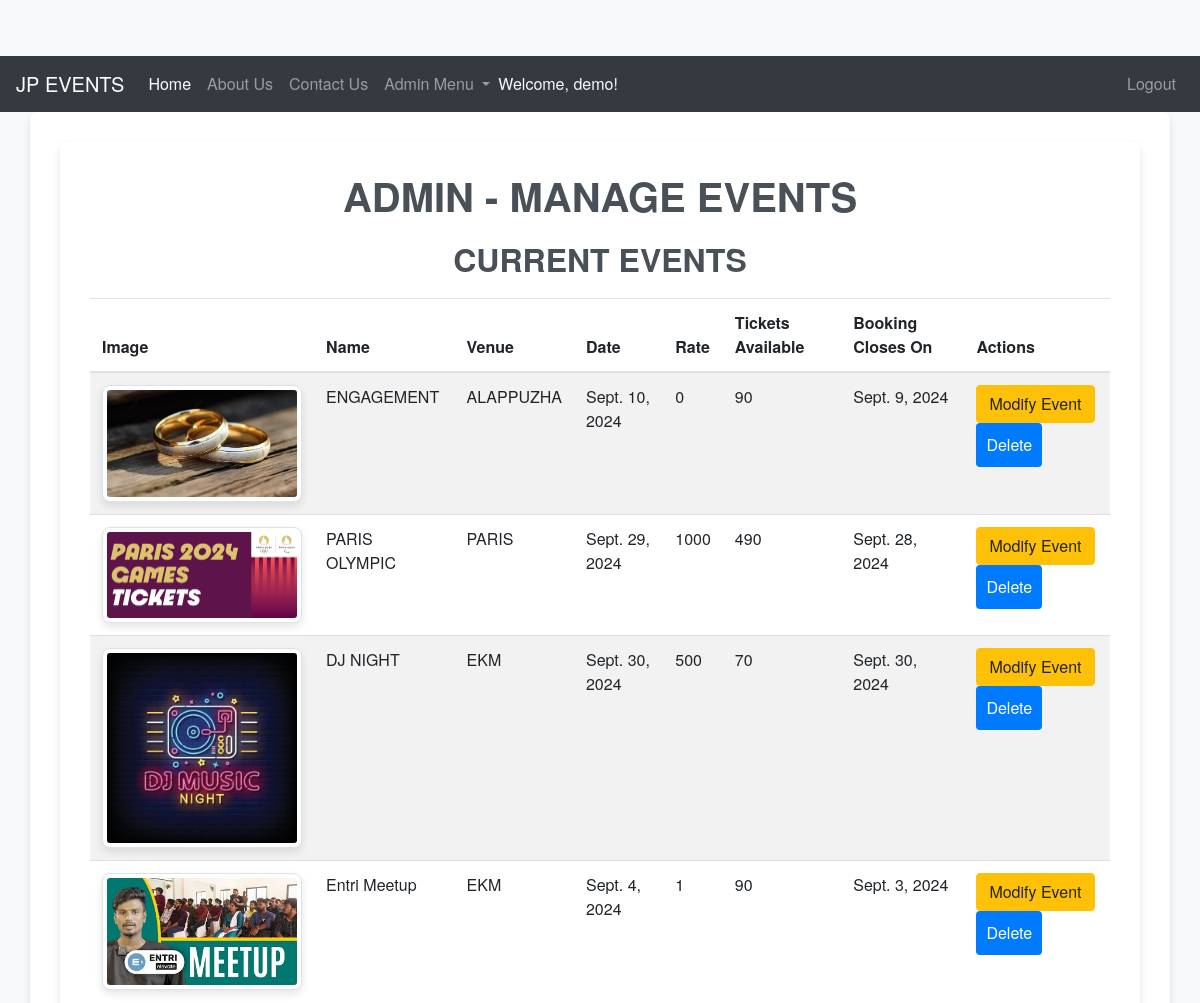
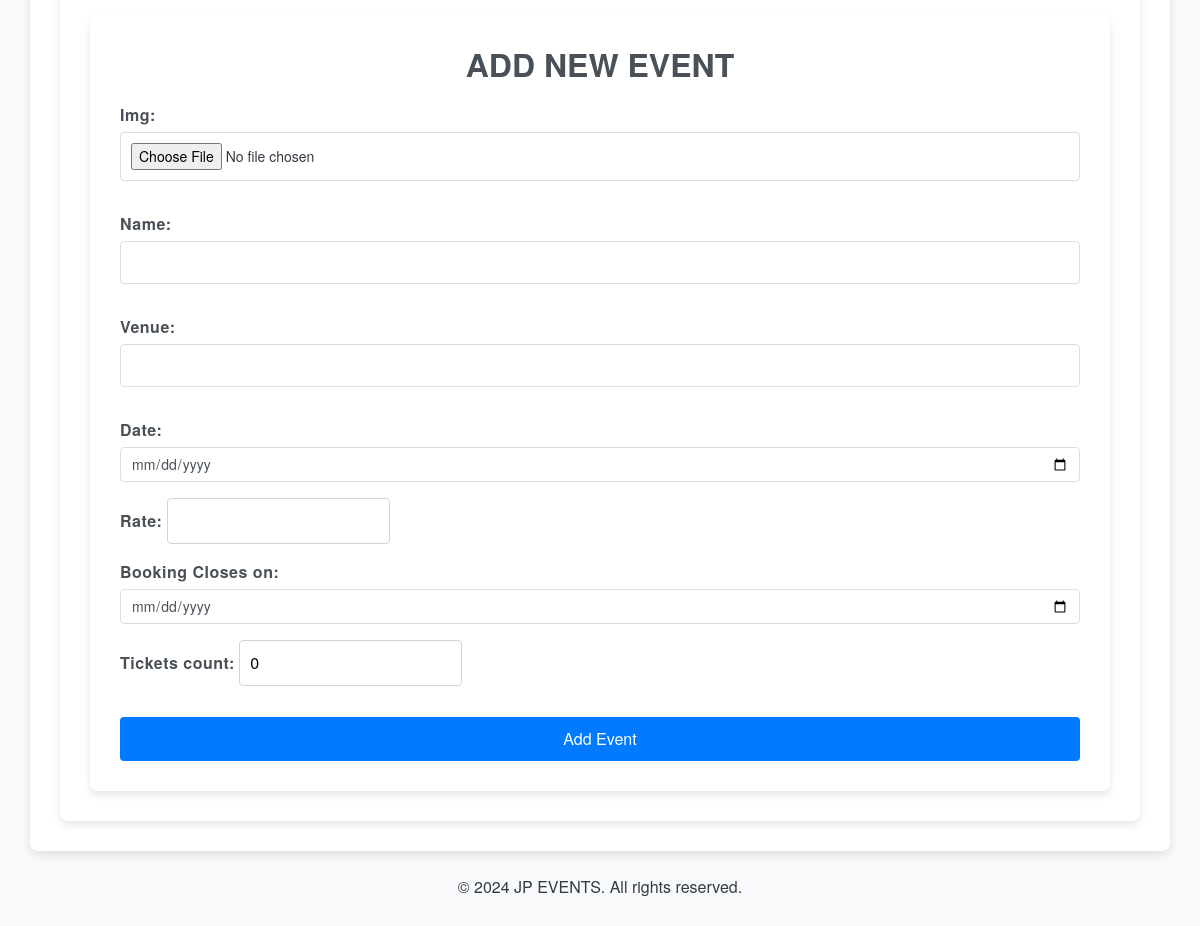
/events/ (signed in), run on the app's committed database (2 pictures, top to bottom).
### events/models.py (models this page shows, shortened)
class Events(models.Model):
    img=models.ImageField(upload_to='pic')
    name=models.CharField(max_length=50)
    venue=models.CharField(max_length=50)
    Date=models.DateField()
    rate=models.IntegerField()
    tickets_count = models.PositiveIntegerField(default=0)
    Booking_Closes_on=models.DateField()

### events/views.py (the view)
# urls.py: path('events/', views.events_view, name='events'),
@login_required
def events_view(request):
    events = Events.objects.all()
    if request.user.is_superuser:
        if request.method == 'POST':
            if 'add_event' in request.POST:
                form = EventForm(request.POST, request.FILES)
                if form.is_valid():
                    event = form.save(commit=False)
                    if event.tickets_count > MAX_TICKETS:
                        messages.error(request, f"The number of tickets cannot exceed {MAX_TICKETS}.")
                    else:
                        event.save()
                        return redirect('events')  # Adjust to the correct URL name
            elif 'modify_event' in request.POST:
                event_id = request.POST.get('event_id')
                event = get_object_or_404(Events, id=event_id)
                form = EventForm(request.POST, request.FILES, instance=event)
                if form.is_valid():
                    if form.cleaned_data['tickets_count'] > MAX_TICKETS:
                        messages.error(request, f"The number of tickets cannot exceed {MAX_TICKETS}.")
                    else:
                        form.save()
                        return redirect('admin_events')  # Adjust to the correct URL name
            elif 'delete_event' in request.POST:
                event_id = request.POST.get('event_id')
                event = get_object_or_404(Events, id=event_id)
                event.delete()
                return redirect('admin_events')  # Adjust to the correct URL name
        else:
            form = EventForm()
        context = {
            'events': events,
            'form': form,
        }
        return render(request, 'admin_events.html', context)
    else:
        context = {
            'events': events,
        }
        return render(request, 'events.html', context)

### events/forms.py
class EventForm(forms.ModelForm):
    class Meta:
        model = Events
        fields = ['img', 'name', 'venue', 'Date', 'rate', 'Booking_Closes_on', 'tickets_count']
        widgets = {
            'Date': forms.DateInput(attrs={
                'type': 'date',
                'class': 'form-control',
                'min': datetime.date.today().strftime('%Y-%m-%d')
            }),
            'Booking_Closes_on': forms.DateInput(attrs={
                'type': 'date',
                'class': 'form-control',
                'min': datetime.date.today().strftime('%Y-%m-%d')
            }),
        }

### templates/admin_events.html (shortened to what this page needs)
{% extends "base.html" %}
{% load static %}
{% block style %}
    <link rel="stylesheet" href="{% static 'media/css/adminevents.css' %}">
{% endblock %}
{% block content %}
    <div class="container">
        <h1>Admin - Manage Events</h1>
        <h2>Current Events</h2>
        <table class="table table-striped">
            <thead>
                <tr>
                    <th>Image</th>
                    <th>Name</th>
                    <th>Venue</th>
                    <th>Date</th>
                    <th>Rate</th>
                    <th>Tickets Available</th>
                    <th>Booking Closes On</th>
                    <th>Actions</th>
                </tr>
            </thead>
            <tbody>
                {% for event in events %}
                <tr>
                    <td><img src="{{ event.img.url }}" alt="{{ event.name }}" class="img-thumbnail"></td>
                    <td>{{ event.name }}</td>
                    <td>{{ event.venue }}</td>
                    <td>{{ event.Date }}</td>
                    <td>{{ event.rate }}</td>
                    <td>{{ event.tickets_count }}</td>
                    <td>{{ event.Booking_Closes_on }}</td>
                    <td>
                        <a href="{% url 'modify_event' event.id %}" class="btn btn-warning">Modify Event</a>
                        <form method="post" style="display:inline;">
                            <button type="submit" name="delete_event" class="btn btn-danger">Delete</button>
                        </form>
                    </td>
                </tr>
                {% endfor %}
            </tbody>
        </table>
        <div class="container">
            <h2>Add New Event</h2>
            <form method="post" enctype="multipart/form-data">
                <div class="form-group">
                    {{ form.as_p }}
                </div>
                <button type="submit" name="add_event">Add Event</button>
            </form>
        </div>
    </div>
{% endblock %}

### templates/base.html (shortened to what this page needs)
{% load static %}
<!DOCTYPE html>
<html lang="en">
<head>
    <link rel="stylesheet" href="https://maxcdn.bootstrapcdn.com/bootstrap/4.5.2/css/bootstrap.min.css">
    {% block style %}{% endblock %}
</head>
<body>
    <nav class="navbar navbar-expand-lg navbar-dark bg-dark">
        <a class="navbar-brand" href="#">JP EVENTS</a>
        <div class="collapse navbar-collapse" id="navbarNav">
            <ul class="navbar-nav mr-auto">
                <li class="nav-item">
                    <a class="nav-link active" href="{% url 'home' %}">Home</a>
                </li>
                <li class="nav-item">
                    <a class="nav-link" href="{% url 'about' %}">About Us</a>
                </li>
                <li class="nav-item">
                    <a class="nav-link" href="{% url 'contact' %}">Contact Us</a>
                </li>
                {% if user.is_authenticated %}
                    {% if user.is_superuser %}
                        <li class="nav-item dropdown">
                            <a class="nav-link dropdown-toggle" href="#" id="superuserDropdown" role="button" data-toggle="dropdown" aria-expanded="false">
                                Admin Menu
                            </a>
                        </li>
                    {% endif %}
                    <li class="nav-item">
                        <span class="navbar-text text-light">
                            Welcome, {{ user.username }}!
                        </span>
                    </li>
                {% endif %}
            </ul>
            {% if user.is_authenticated %}
                <ul class="navbar-nav ml-auto">
                    <li class="nav-item">
                        <a class="nav-link" href="{% url 'logout' %}">Logout</a>
                    </li>
                </ul>
            {% endif %}
        </div>
    </nav>
    <div class="container">
        {% block content %}{% endblock %}
    </div>
    <footer class="text-center py-4">
        <p>&copy; 2024 JP EVENTS. All rights reserved.</p>
    </footer>
</body>
</html>

### static/media/css/adminevents.css (style rules this page uses)
body { padding-top: 56px; font-family: 'Helvetica Neue', Arial, sans-serif; background-color: #f8f9fa; color: #343a40; }
h1, h2 { margin-bottom: 20px; font-weight: 700; color: #495057; text-align: center; text-transform: uppercase; }
.table img { max-width: 200px; height: auto; border-radius: 8px; box-shadow: 0 4px 8px rgba(0, 0, 0, 0.1); transition: transform 0.3s ease-in-out; }
.form-group label { font-weight: bold; color: #495057; font-size: 1rem; letter-spacing: 0.5px; }
.form-group input, .form-group select, .form-group textarea { border-radius: 4px; border: 1px solid #ced4da; padding: 10px; font-size: 1rem; transition: border-color 0.3s ease-in-out, box-shadow 0.3s ease-in-out; }
.container { background-color: #ffffff; border-radius: 8px; box-shadow: 0 4px 8px rgba(0, 0, 0, 0.1); padding: 30px; }
form { display: flex; flex-direction: column; }
label { margin-bottom: 5px; font-weight: bold; color: #555555; }
input[type="text"], input[type="date"], input[type="file"], textarea, select { margin-bottom: 15px; padding: 10px; border-radius: 4px; border: 1px solid #dddddd; font-size: 14px; width: 100%; box-sizing: border-box; }
button[type="submit"] { background-color: #007bff; color: #ffffff; border: none; padding: 10px; border-radius: 4px; cursor: pointer; font-size: 16px; }
.form-group { margin-bottom: 15px; }

### data on the page
Events: img (picture), name "ENGAGEMENT", venue "ALAPPUZHA", Date "Sept. 10, 2024", rate "0", tickets_count "90", Booking_Closes_on "Sept. 9, 2024"
Events: img (picture), name "PARIS OLYMPIC", venue "PARIS", Date "Sept. 29, 2024", rate "1000", tickets_count "490", Booking_Closes_on "Sept. 28, 2024"
Events: img (picture), name "DJ NIGHT", venue "EKM", Date "Sept. 30, 2024", rate "500", tickets_count "70", Booking_Closes_on "Sept. 30, 2024"
Events: img (picture), name "Entri Meetup", venue "EKM", Date "Sept. 4, 2024", rate "1", tickets_count "90", Booking_Closes_on "Sept. 3, 2024"

### other printed values
{{ user.username }} "demo"
